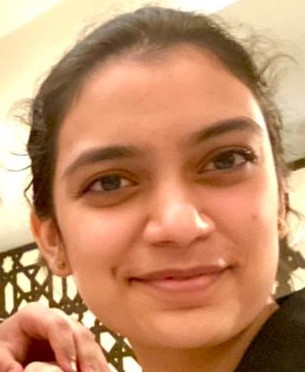
#> input picture Live_Face-Recognition/Images/Aish1.jpg, 305 x 372 px; its folder holds 4 pictures in this run
$ python Faces_Train.py   (older library calls are emulated)
#> lines starting #> are read from the running program, lines starting #| are printed output that depends on the picture
import os
from PIL import Image
import numpy as np
import cv2
import pickle
from random import randrange

face_cascade = cv2.CascadeClassifier('data/haarcascade_frontalface_alt.xml')

recognizer = cv2.face.LBPHFaceRecognizer_create()

BASE_DIR = os.path.dirname(os.path.abspath(__file__))


image_dir = os.path.join(BASE_DIR, "Images")
current_id = 0
label_ids = {}
y_labels = []
x_train = []

for root, dirs, files in os.walk(image_dir):
    for file in files:
        if file.endswith("png") or file.endswith("jpg"):
            path = os.path.join(root, file)
            label = os.path.basename(os.path.dirname(path)).replace(" ", "-").lower()
            # print(label, path)
            if not label in label_ids:
                label_ids[label] = current_id
                current_id += 1
            id_ = label_ids[label]
            # print(label_ids)
            # y_labels.append(label)
            # x_train.append(path)
            pil_image = Image.open(path).convert("L")
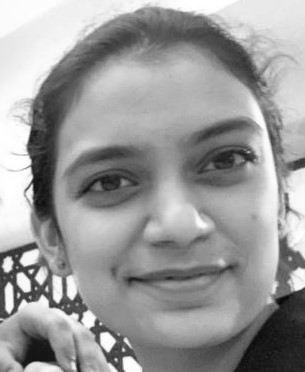
#> pil_image: PIL image 305x372 L; min 6, max 255, mean 154.3
            size = (550, 550)
            final_image = pil_image.resize(size, Image.ANTIALIAS)
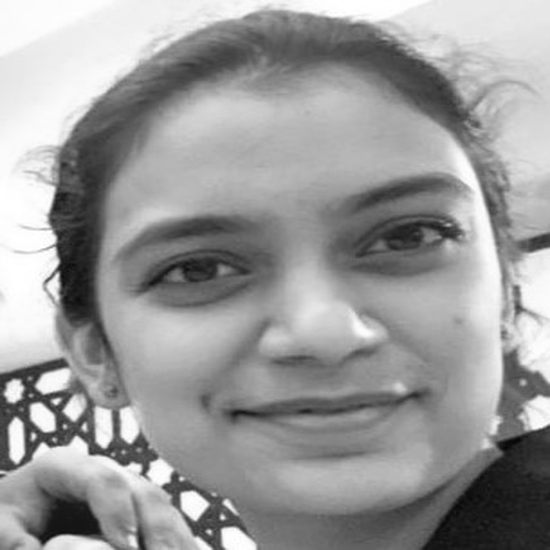
#> final_image: PIL image 550x550 L; min 6, max 255, mean 154.3
            image_array = np.array(final_image, "uint8")
            # print(image_array)
            faces = face_cascade.detectMultiScale(image_array, scaleFactor=1.5, minNeighbors=5)
#> faces = ()

            for(x, y, w, h) in faces:
                roi = image_array[y:y+h, x:x+w]
                x_train.append(roi)
                y_labels.append(id_)
#> this loop made 0 passes
#> after the loop, x_train = []; y_labels = []
# print(y_labels)
# print(x_train)

with open("labels.pickle", 'wb') as f:
    pickle.dump(label_ids, f)

recognizer.train(x_train, np.array(y_labels))
recognizer.save("trainer.yml")

$ run again, on Live_Face-Recognition/Images/Aish2.jpg
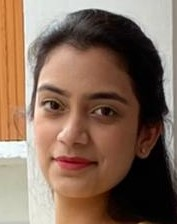
#> input picture Live_Face-Recognition/Images/Aish2.jpg, 177 x 224 px
#> `final_image = pil_image.resize(size, Image.ANTIALIAS)`:
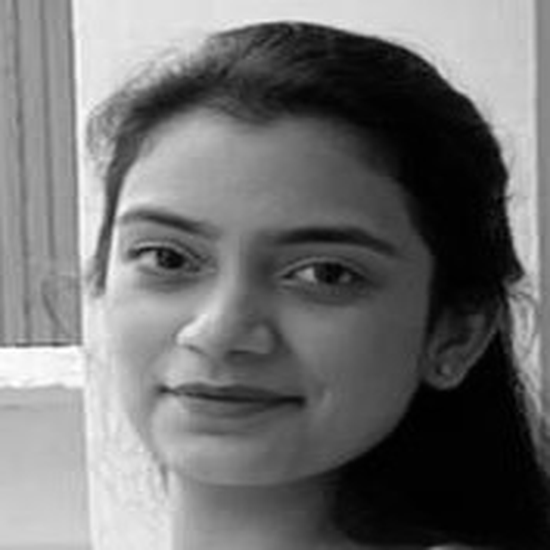
#> final_image: PIL image 550x550 L; min 0, max 255, mean 112.3
#> faces = [[65, 125, 342, 342]]
#> the loop `for(x, y, w, h) in faces:` made 1 pass
#> pass 1, `roi = image_array[y:y+h, x:x+w]`:
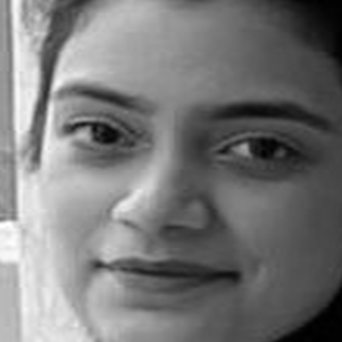
#> roi: shape (342, 342); min 0, max 255, mean 119.8
#> after the loop `for(x, y, w, h) in faces:`: x_train = 1 item; y_labels = [0]

$ run again, on Live_Face-Recognition/Images/Aish3.jpg
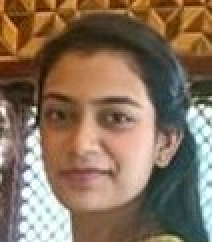
#> input picture Live_Face-Recognition/Images/Aish3.jpg, 106 x 121 px (shown 2 times larger)
#> `final_image = pil_image.resize(size, Image.ANTIALIAS)`:
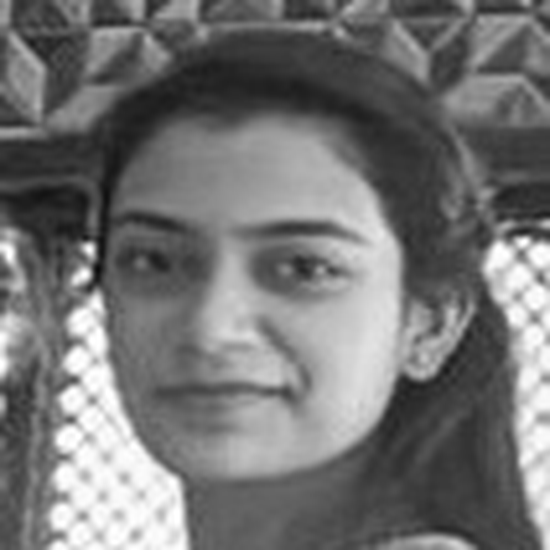
#> final_image: PIL image 550x550 L; min 9, max 255, mean 115.9
#> faces = [[59, 131, 342, 342]]
#> the loop `for(x, y, w, h) in faces:` made 1 pass
#> pass 1, `roi = image_array[y:y+h, x:x+w]`:
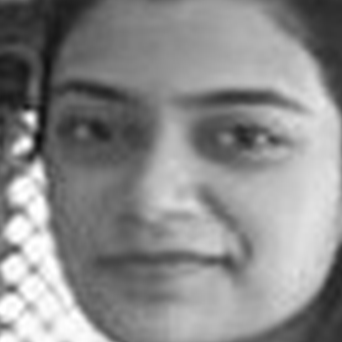
#> roi: shape (342, 342); min 9, max 255, mean 138.4
#> after the loop `for(x, y, w, h) in faces:`: x_train = 1 item; y_labels = [0]

$ run again, on Live_Face-Recognition/Images/Aish10.jpg
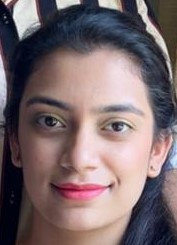
#> input picture Live_Face-Recognition/Images/Aish10.jpg, 177 x 245 px
#> `final_image = pil_image.resize(size, Image.ANTIALIAS)`:
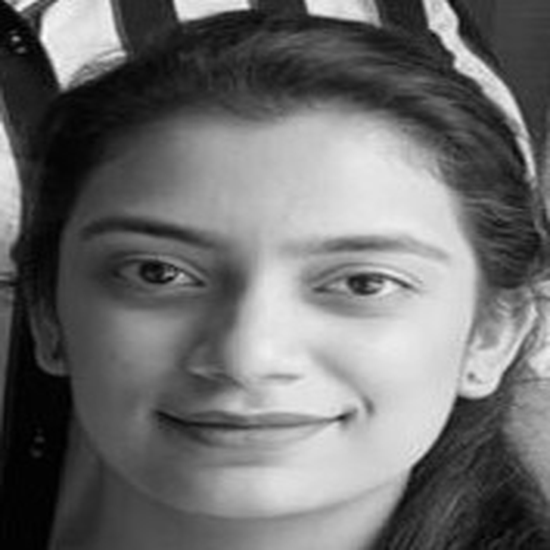
#> final_image: PIL image 550x550 L; min 0, max 255, mean 109.8
#> faces = [[87, 148, 342, 342]]
#> the loop `for(x, y, w, h) in faces:` made 1 pass
#> pass 1, `roi = image_array[y:y+h, x:x+w]`:
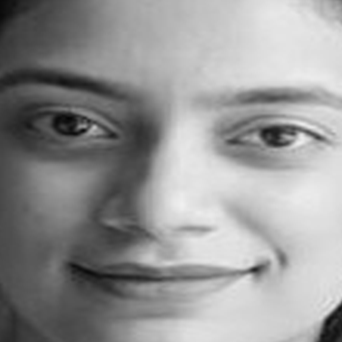
#> roi: shape (342, 342); min 4, max 240, mean 149.5
#> after the loop `for(x, y, w, h) in faces:`: x_train = 1 item; y_labels = [0]
